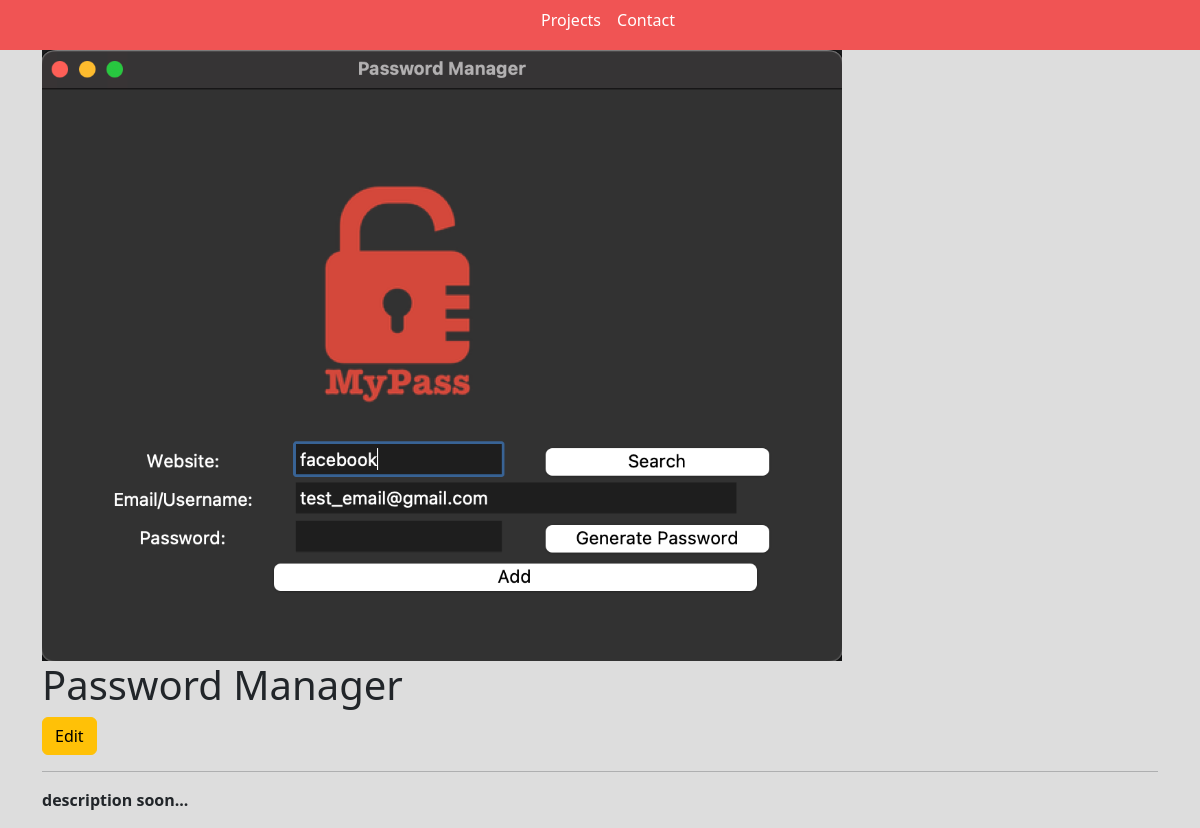
Page /project/acc9ce26-f950-4e25-ac6a-6dfe9945c0fe/ on the committed database.
### base/models.py (models this page shows, shortened)
class Project(models.Model):
    title = models.CharField(max_length=200)
    thumbnail = models.ImageField(null=True)
    body = RichTextUploadingField()
    slug = models.SlugField(null=True, blank=True)
    created = models.DateTimeField(auto_now_add=True)
    id = models.UUIDField(default=uuid.uuid4, unique=True, primary_key=True, editable=False)

### base/views.py (the view)
# urls.py: path('project/<str:pk>/', views.projectPage, name="project"),
def projectPage(request, pk):
    project = Project.objects.get(id=pk)
    context = {'project':project}
    return render(request, 'base/project.html', context)

### base/templates/base/project.html
{% extends 'base/main.html' %}
{% load static %}
{% block content %}
<div class="container">
    <img class="project--image" src="{{project.thumbnail.url}}">
    <h1>{{project.title}}</h1>
    <a class="btn btn-warning" href="{% url 'edit-project' project.id %}">Edit</a>
    <hr>
    <p>{{project.body|safe}}</p>
</div>
{% endblock content%}

### static/styles/main.css (style rules this page uses)
body { background-color: #DDDDDD; }
.project--image { max-width: 800px; }

### rows in the picture
Project: thumbnail (picture), title "Password Manager", body "description soon..."
